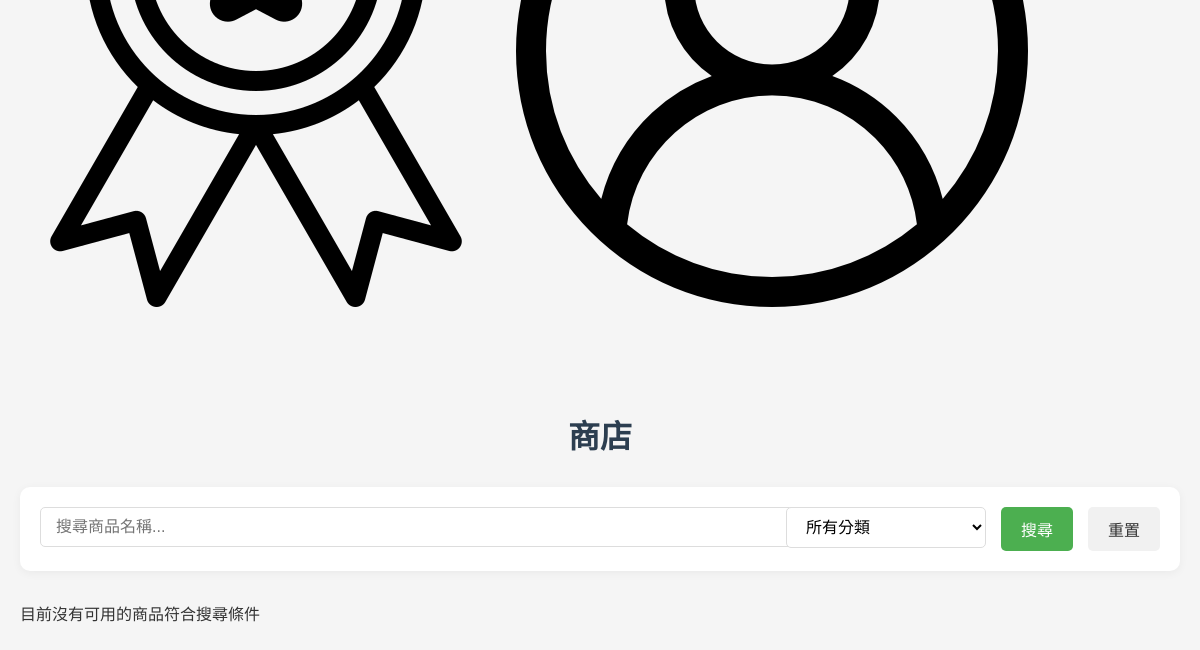
Before: /php/shop.php?category=head (signed in, lower part) with the older database file.
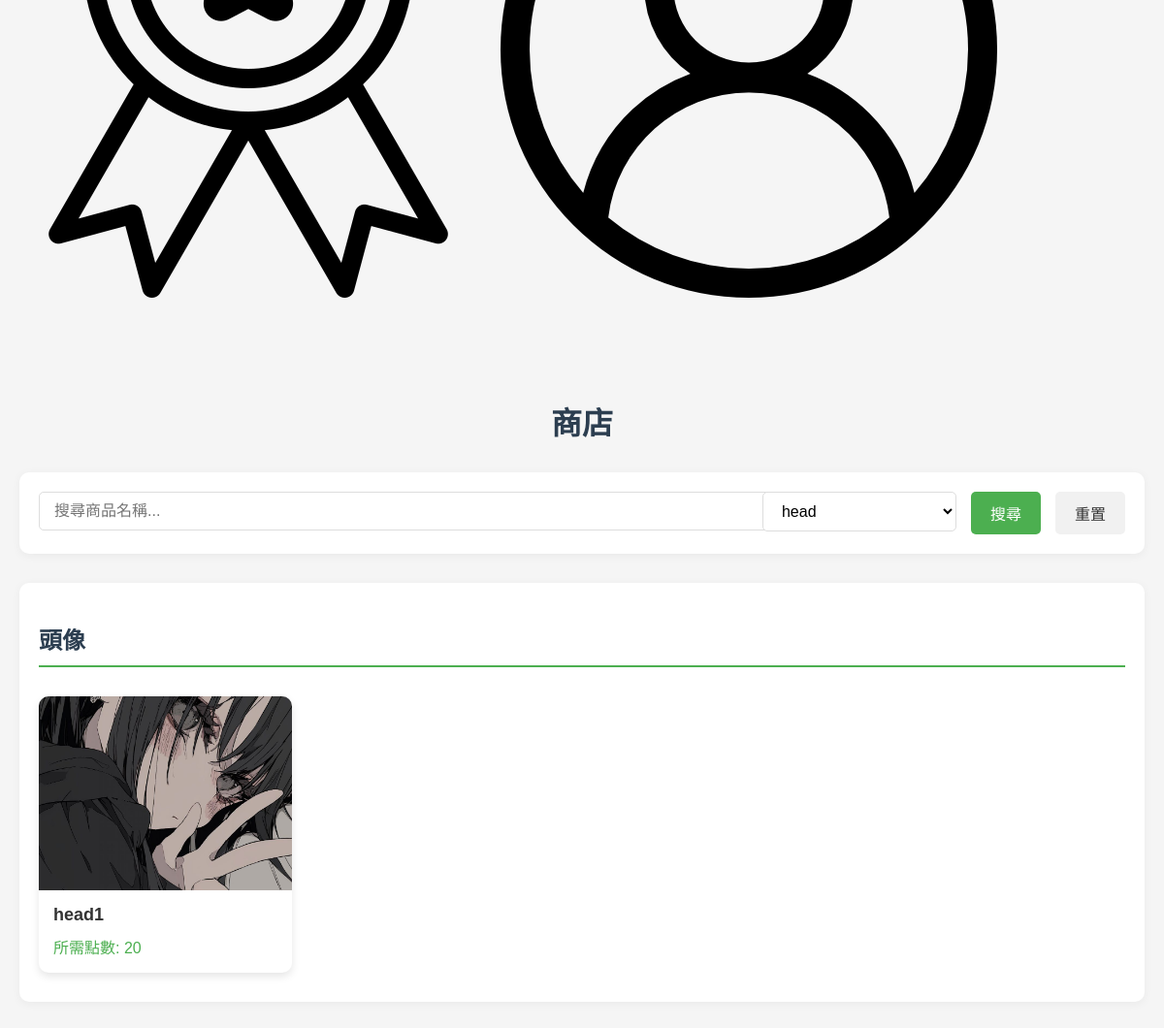
After: the same page with the newer database file.
### tables this page shows
CREATE TABLE `merchandise` (
  `ItemID` int(11) NOT NULL COMMENT '商品編號 (PK)',
  `Name` varchar(100) NOT NULL COMMENT '商品名稱',
  `Description` text DEFAULT NULL COMMENT '商品描述',
  `PointsRequired` int(11) NOT NULL COMMENT '所需點數',
  `Available` tinyint(1) NOT NULL COMMENT '是否可用',
  `Category` varchar(50) NOT NULL,
  `ImageURL` varchar(255) DEFAULT NULL,
  `PreviewURL` varchar(255) DEFAULT NULL
);

### php/shop.php (the view, shortened to what this page needs)
<?php
require_once 'db_connect.php';
$search = isset($_GET['search']) ? trim($_GET['search']) : '';
$filter_category = isset($_GET['category']) ? $_GET['category'] : '';
$sql = "SELECT * FROM merchandise WHERE Available = 1";
if (!empty($filter_category) && $filter_category != 'all') {
    $sql .= " AND Category = '" . $conn->real_escape_string($filter_category) . "'";
}
$sql .= " ORDER BY CASE
            WHEN Category = 'head' THEN 1
            WHEN Category = 'background' THEN 2
            WHEN Category = 'wallpaper' THEN 3
            ELSE 4
          END, Category";
$result = $conn->query($sql);
$categories = [];
if ($result && $result->num_rows > 0) {
    while ($row = $result->fetch_assoc()) {
        $categories[$row['Category']][] = $row;
    }
}
$category_sql = "SELECT DISTINCT Category FROM merchandise WHERE Available = 1";
$category_result = $conn->query($category_sql);
$available_categories = [];
if ($category_result && $category_result->num_rows > 0) {
    while ($row = $category_result->fetch_assoc()) {
        $available_categories[] = $row['Category'];
    }
}
?>
<!DOCTYPE html>
<html lang="zh-TW">
<head>
    <link rel="stylesheet" href="../css/shop.css">
</head>
<body>
    <header>
        <?php include "nav.php"; ?>
    </header>
    <div class="shop-container">
        <h1 class="page-title">商店</h1>
        <div class="search-filter-container">
            <form class="search-filter-form" method="GET" action="shop.php" id="searchForm">
                <div class="search-input">
                    <input type="text" name="search" placeholder="搜尋商品名稱..." value="<?php echo htmlspecialchars($search); ?>" onkeypress="if(event.keyCode==13){event.preventDefault(); document.getElementById('searchForm').submit();}">
                </div>
                <div class="category-filter">
                    <select name="category" onchange="document.getElementById('searchForm').submit();">
                        <option value="all" <?php echo $filter_category == 'all' || empty($filter_category) ? 'selected' : ''; ?>>所有分類</option>
                        <?php foreach ($available_categories as $cat): ?>
                            <option value="<?php echo htmlspecialchars($cat); ?>" <?php echo $filter_category == $cat ? 'selected' : ''; ?>>
                                <?php
                                if ($cat == '銀樓的頭像') echo '頭像';
                                else if ($cat == '銀樓的背景') echo '個人檔案背景';
                                else if ($cat == '銀樓的桌布') echo '桌布';
                                else echo htmlspecialchars($cat);
                                ?>
                            </option>
                        <?php endforeach; ?>
                    </select>
                </div>
                <button type="submit" class="search-button">搜尋</button>
                <a href="shop.php" class="reset-button">重置</a>
            </form>
        </div>
        <?php if (empty($categories)): ?>
            <p class="no-products">目前沒有可用的商品<?php echo !empty($search) || !empty($filter_category) ? '符合搜尋條件' : ''; ?></p>
        <?php else: ?>
            <?php foreach ($categories as $category => $products): ?>
                <div class="category-section">
                    <h2 class="category-title">
                        <?php
                        if ($category == 'head') echo '頭像';
                        else if ($category == 'background') echo '個人檔案背景';
                        else if ($category == 'wallpaper') echo '桌布';
                        else echo htmlspecialchars($category);
                        ?>
                    </h2>
                    <div class="product-list">
                        <?php foreach ($products as $product): ?>
                            <div class="product">
                                <a href="product_detail.php?id=<?php echo $product['ItemID']; ?>">
                                    <div class="product-image">
                                        <img src="../<?php echo htmlspecialchars($product['ImageURL']); ?>" alt="<?php echo htmlspecialchars($product['Name']); ?>">
                                    </div>
                                    <div class="product-info">
                                        <h3 class="product-name"><?php echo htmlspecialchars($product['Name']); ?></h3>
                                        <p class="product-points">所需點數: <?php echo $product['PointsRequired']; ?></p>
                                    </div>
                                </a>
                            </div>
                        <?php endforeach; ?>
                    </div>
                </div>
            <?php endforeach; ?>
        <?php endif; ?>
    </div>
</body>
</html>

### php/nav.php (shortened to what this page needs)
<nav class="navbar">
    <div class="nav-icons">
    <?php if (isset($_SESSION['login_session']) && $_SESSION['login_session'] === true): ?>
            <?php if (isset($_SESSION['role']) && $_SESSION['role'] === 'Teacher'): ?>
                <a href="#"><img src="../img/achv.png" alt="成就"></a>
            <?php elseif (isset($_SESSION['role']) && $_SESSION['role'] === 'Student'): ?>
                <a href="achievement.php"><img src="../img/achv.png" alt="成就"></a>
            <?php endif; ?>
        <?php endif; ?>
        <a href="user.php"><img src="../img/user.png" alt="用戶"></a>
    </div>
</nav>

### css/shop.css (style rules this page uses)
body { font-family: 'Microsoft JhengHei', Arial, sans-serif; background-color: #f5f5f5; margin: 0; padding: 0; color: #333; }
.shop-container { max-width: 1200px; margin: 100px auto 30px; padding: 0 20px; }
.page-title { text-align: center; color: #2c3e50; font-size: 32px; margin: 30px 0; font-weight: bold; }
.category-section { margin-bottom: 40px; background: #fff; border-radius: 10px; padding: 20px; box-shadow: 0 2px 10px rgba(0,0,0,0.05); }
.category-title { font-size: 24px; color: #2c3e50; padding-bottom: 10px; border-bottom: 2px solid #4CAF50; margin-bottom: 20px; }
.product-list { display: grid; grid-template-columns: repeat(auto-fill, minmax(250px, 1fr)); gap: 25px; padding: 10px 0; }
.product { background: white; border-radius: 10px; box-shadow: 0 4px 8px rgba(0,0,0,0.1); overflow: hidden; transition: transform 0.3s ease, box-shadow 0.3s ease; }
.product a { text-decoration: none; color: inherit; display: block; }
.product-image { width: 100%; height: 200px; overflow: hidden; }
.product-image img { width: 100%; height: 100%; object-fit: cover; transition: transform 0.3s ease; }
.product-info { padding: 15px; }
.product-name { font-size: 18px; font-weight: 600; margin: 0 0 10px; color: #333; }
.product-points { color: #4CAF50; font-weight: 500; font-size: 16px; margin: 0; }

### php/shop.php (style rules this page uses)
.search-filter-container { background: white; padding: 20px; border-radius: 10px; margin-bottom: 30px; box-shadow: 0 2px 10px rgba(0,0,0,0.05); }
.search-filter-form { display: flex; flex-wrap: wrap; gap: 15px; }
.search-input { flex: 1; min-width: 200px; }
.search-input input { width: 100%; padding: 10px 15px; border: 1px solid #ddd; border-radius: 5px; font-size: 16px; }
.category-filter { min-width: 200px; }
.category-filter select { width: 100%; padding: 10px 15px; border: 1px solid #ddd; border-radius: 5px; font-size: 16px; background-color: white; }
.search-button { padding: 10px 20px; background-color: #4CAF50; color: white; border: none; border-radius: 5px; cursor: pointer; font-size: 16px; transition: background-color 0.3s; }
.reset-button { padding: 10px 20px; background-color: #f1f1f1; color: #333; border: none; border-radius: 5px; cursor: pointer; font-size: 16px; transition: background-color 0.3s; text-decoration: none; display: inline-block; }

Changed rows visible on the page:
added merchandise: ImageURL+Name (picture), Name "head1", PointsRequired "20"
Other visible differences:
form field category: "所有分類" → "head"
new list line: "頭像"
text no longer shown: "目前沒有可用的商品 符合搜尋條件"
